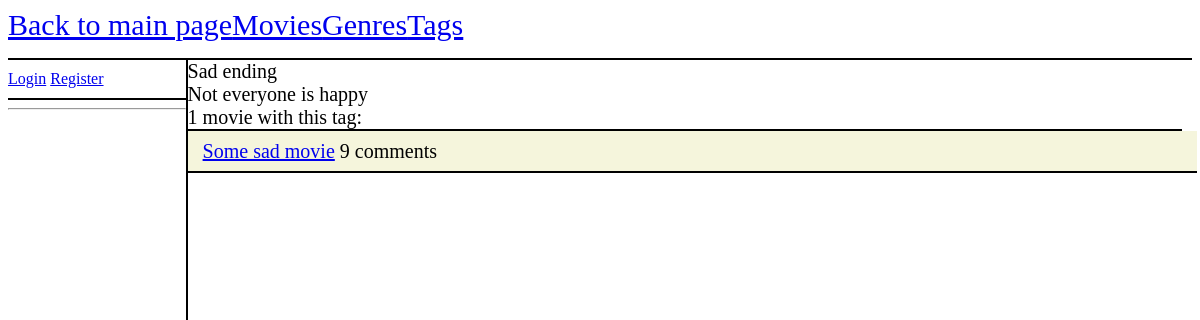
The app's page /movies/tag/2/ with its own data.
### movies/models.py (models this page shows, shortened)
class Tag(models.Model):
    name = models.CharField(max_length=100)
    description = models.TextField(max_length=500)

class Movie(models.Model):
    name = models.CharField(max_length=100)
    description = models.TextField(max_length=500)
    created_at = models.DateTimeField(auto_now_add=True)
    updated_at = models.DateTimeField(auto_now=True)
    created_by = models.ForeignKey(User, on_delete=models.SET_NULL, null=True, related_name='movies_created')
    updated_by = models.ForeignKey(User, on_delete=models.SET_NULL, null=True, related_name='movies_updated')
    public = models.BooleanField(default=False)
    genres = models.ManyToManyField(Genre)
    tags = models.ManyToManyField(Tag)
    image = models.ImageField(default='default-movie.png', upload_to='movie_pics')
    def __str__(self):
        return self.name

### movies/views.py (the view)
# urls.py: path("tag/<int:tag_id>/", views.tag_detail, name="tag_detail"),
def tag_detail(request, tag_id):
    context = {}
    tag = get_object_or_404(Tag, pk=tag_id)
    if request.user.is_staff:
        movies = tag.movie_set.all()
    else:
        movies = tag.movie_set.filter(public = True)
    comment_count = []
    for movie in movies:
        comments = movie.comment_set.all().count()
        comment_count.append(comments)
    context["tag"] = tag
    context["movies"] = movies
    context["comment_count"] = comment_count
    return render(request, "movies/tag_detail.html", context)

### movies/templatetags/movies_extras.py (called while the page is built)
@register.filter(name='zip')
def zip_lists(a, b):
    return zip(a, b)

### movies/templates/movies/tag_detail.html (shortened to what this page needs)
{% extends 'movies/template.html' %}
{% load movies_extras %}
{% block left_panel %}
    <hr/>
{% endblock left_panel %}
{% block content %}
    <div class = "right-panel">
        <div class = "tag-info">
            {{ tag.name }}<br/>
            {{ tag.description }}<br/>
            {{ movies.count }} {% if movies.count == 1 %} movie {% else %} movies {% endif %} with this tag:<br/>
        </div>
        {% for movie, count in movies|zip:comment_count %}
            <div class = "movie">
                <a href="{% url 'movie_detail' movie.id %}">{{ movie }}</a> &nbsp{{count}} {% if count == 1 %} comment {% else %} comments {% endif %}
            </div>
        {% endfor %}
    </div>
{% endblock content %}

### movies/static/styles/main.css (style rules this page uses)
body { background-color: white; }
.right-panel { float:left; width: 84%; height:90%; font-size: 20px; }
.movie, .genre, .tag, .comment { font-size: 20px; min-height:40px; width:100%; border-bottom: 2px solid black; display: flex; align-items: center; padding-left: 15px; }
.movie:nth-child(2n), .genre:nth-child(2n), .tag:nth-child(2n), .comment:nth-child(2n) { background-color: #F5F5DC; }
.movie-info, .genre-info, .tag-info { border-bottom: 2px solid black; }

### records on screen
Tag: name "Sad ending", description "Not everyone is happy"
Movie: name "Some sad movie", count "9"

### other values on screen
{{ movies.count }} "1"
